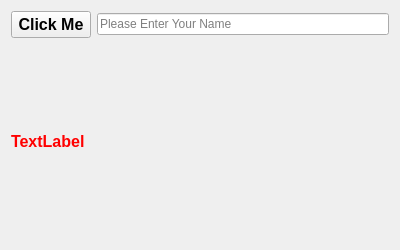
<?xml version="1.0" encoding="UTF-8"?>
<ui version="4.0">
 <class>Form</class>
 <widget class="QWidget" name="Form">
  <property name="geometry">
   <rect>
    <x>0</x>
    <y>0</y>
    <width>400</width>
    <height>250</height>
   </rect>
  </property>
  <property name="windowTitle">
   <string>Qt Designer Application</string>
  </property>
  <layout class="QVBoxLayout" name="verticalLayout">
   <item>
    <layout class="QHBoxLayout" name="horizontalLayout">
     <item>
      <widget class="QPushButton" name="btn_click">
       <property name="font">
        <font>
         <pointsize>12</pointsize>
         <bold>true</bold>
        </font>
       </property>
       <property name="text">
        <string>Click Me</string>
       </property>
      </widget>
     </item>
     <item>
      <widget class="QLineEdit" name="lineEdit">
       <property name="placeholderText">
        <string>Please Enter Your Name</string>
       </property>
      </widget>
     </item>
    </layout>
   </item>
   <item>
    <widget class="QLabel" name="label">
     <property name="font">
      <font>
       <pointsize>12</pointsize>
       <bold>true</bold>
      </font>
     </property>
     <property name="styleSheet">
      <string notr="true">QLabel{
color:red
}</string>
     </property>
     <property name="text">
      <string>TextLabel</string>
     </property>
    </widget>
   </item>
  </layout>
 </widget>
 <resources/>
 <connections/>
</ui>
